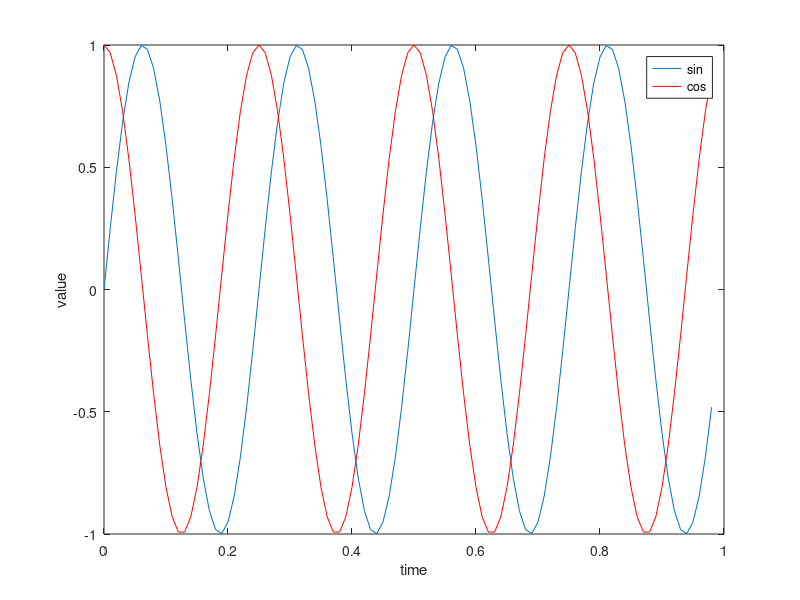
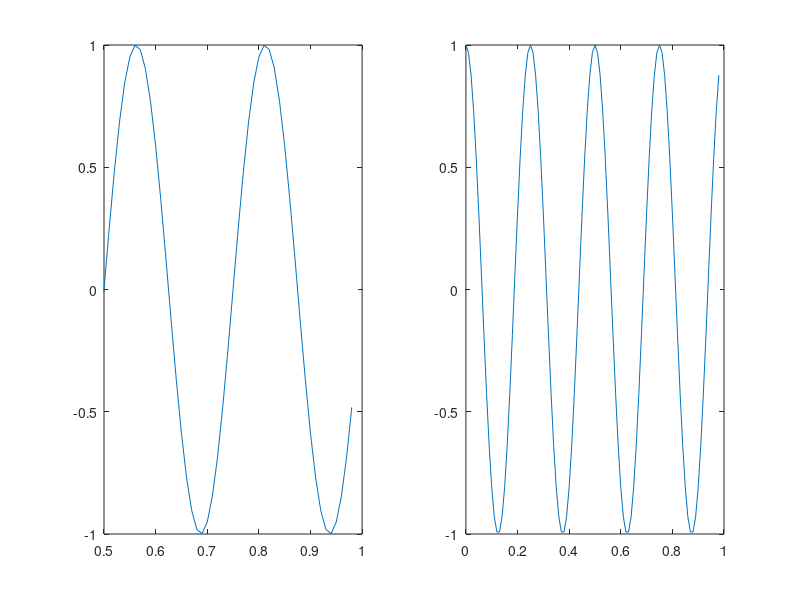
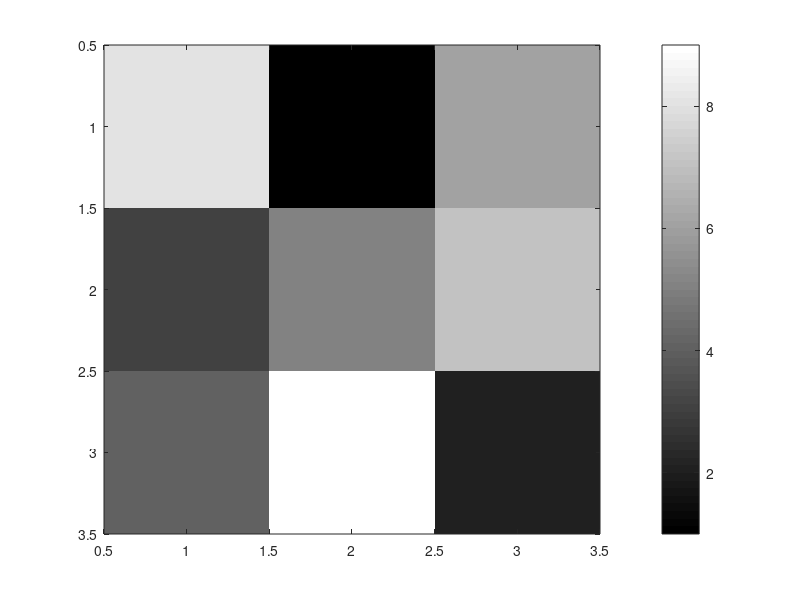

MATLAB code for these plots, in order:
clc
close all
clear all
t=[0:0.01:0.98];
y1=sin(2*pi*4*t);
y2=cos(2*pi*4*t);
figure(1),plot(t,y1),hold on,plot(t,y2,'r')
xlabel('time')
ylabel('value')
legend('sin','cos')
figure(2)
subplot(1,2,1)
plot(t,y1)
axis([0.5 1 -1 1])
subplot(1,2,2)
plot(t,y2)
figure(3)
plot(t,y2)
clf
figure(4)
a=magic(3)
imagesc(a),colorbar,colormap gray